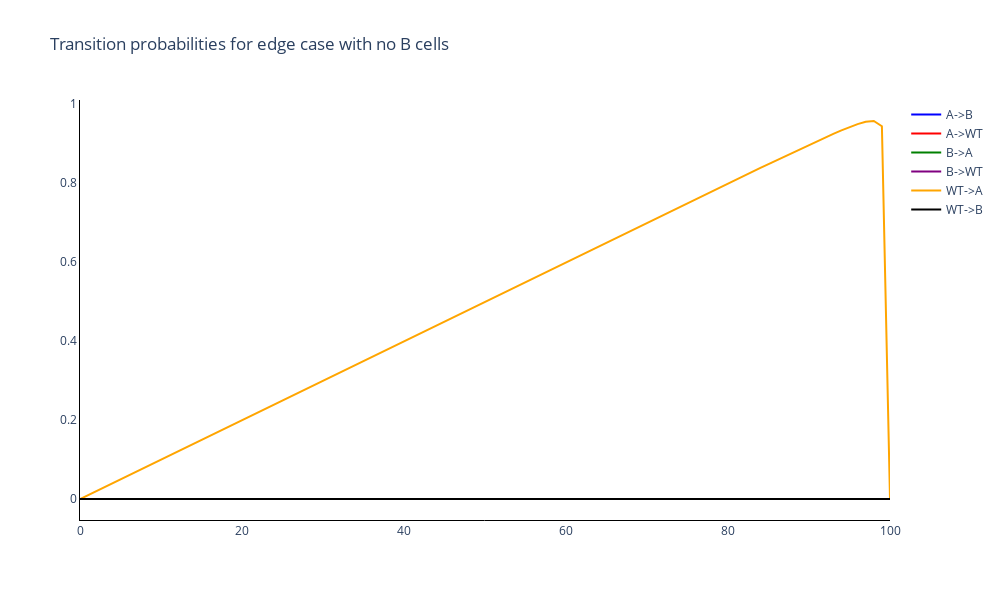

Source (notebook cell):
### Code cell
# Trace names - represent the transition probabilities used for the simulation
trace_name = ['A->B', 'A->WT', 'B->A', 'B->WT', 'WT->A', 'WT->B']

fig = go.Figure()

# Add traces of the transition probabilities
for c in range(trans_prob.shape[1]):
    fig.add_trace(
        go.Scatter(
            y=trans_prob[:, c],
            x=list(range(sep_algo.N+1)),
            mode='lines',
            name=trace_name[c],
            line_color=colours[c]
        )
    )

fig.update_layout(
    title='Transition probabilities for edge case with no B cells',
    width=1000, 
    height=600,
    plot_bgcolor='white',
    xaxis=dict(linecolor='black'),
    yaxis=dict(linecolor='black'),
    )
